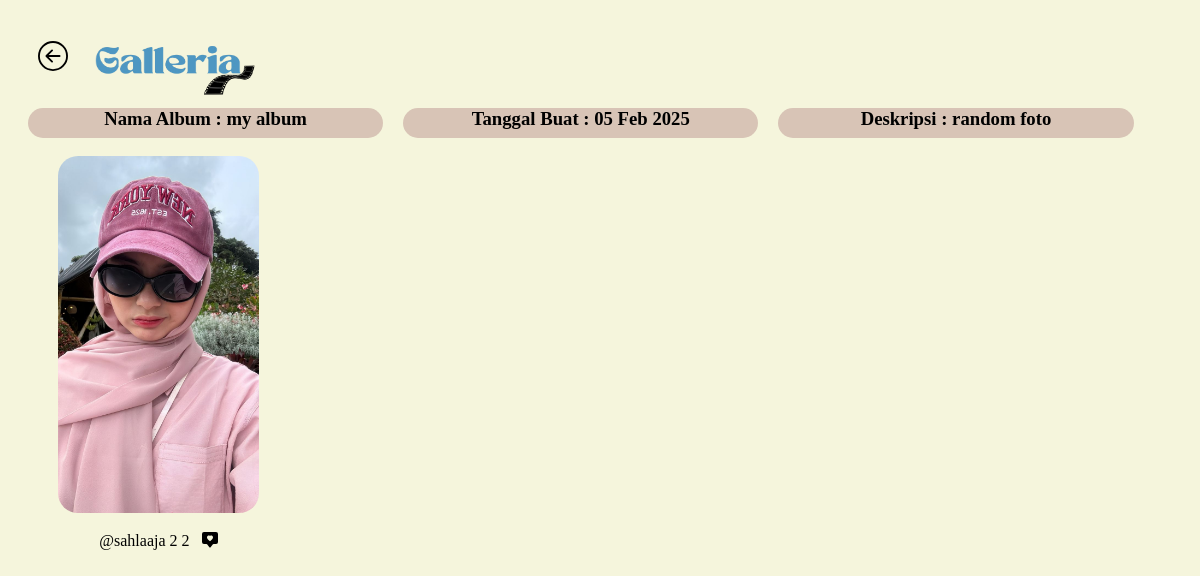
Page /detail_album.php?id=5 (signed in) on the earlier database version.
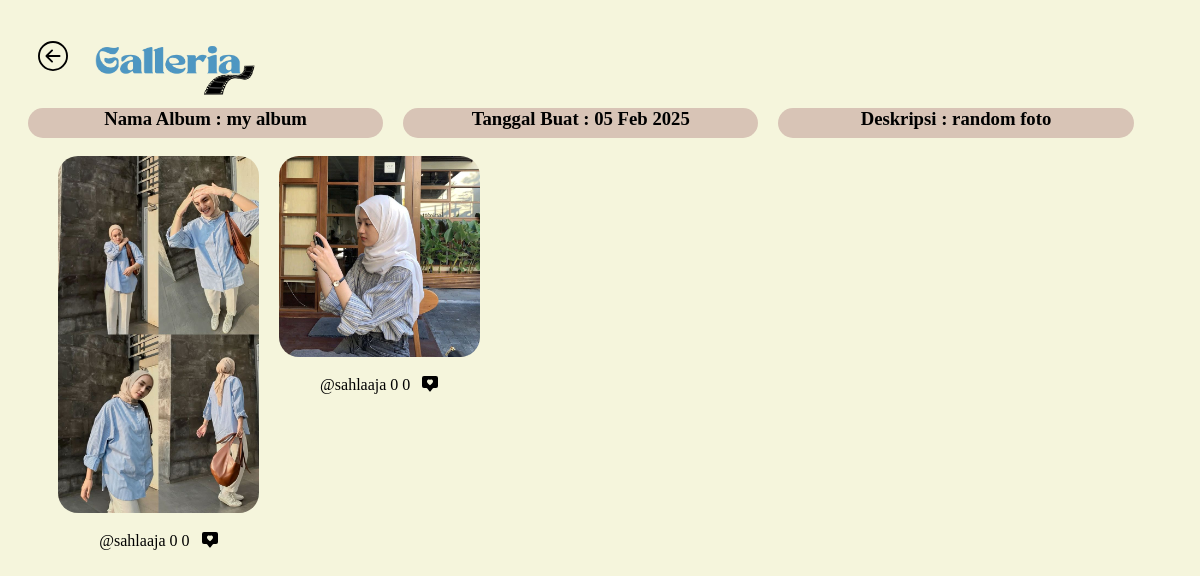
Same page on the later database version.
### tables this page shows
CREATE TABLE `foto` (
  `foto_id` int(11) NOT NULL,
  `judul_foto` varchar(255) NOT NULL,
  `deskripsi` text NOT NULL,
  `tanggal_unggah` date NOT NULL,
  `lokasi_file` varchar(255) NOT NULL,
  `album_id` int(11) NOT NULL,
  `user_id` int(11) NOT NULL
);

CREATE TABLE `user` (
  `user_id` int(11) NOT NULL,
  `role_id` int(11) NOT NULL,
  `username` varchar(255) NOT NULL,
  `password` varchar(255) NOT NULL,
  `email` varchar(255) NOT NULL,
  `name` varchar(255) NOT NULL,
  `alamat` text NOT NULL,
  `foto_profil` varchar(255) NOT NULL,
  `verifikasi` int(11) NOT NULL
);

### detail_album.php (the view, shortened to what this page needs)
<?php
include "connection.php";
$id = $_SESSION['id'];
$album = $_GET['id'];
$data1 = mysqli_query($conn, "SELECT * FROM `album` INNER JOIN `user` ON `album`.`user_id` = `user`.`user_id`
WHERE `album`.`user_id` = $id");
$data2 = mysqli_query($conn, "SELECT * FROM `foto` INNER JOIN `album` ON `foto`.`album_id` = `album`.`album_id`
INNER JOIN `user` ON `foto`.`user_id` = `user`.`user_id`
WHERE `foto`.`user_id` = $id AND `foto`.`album_id` = $album");
$hasil = mysqli_fetch_assoc($data1);
if (!empty($hasil)) {
    $timestamp = strtotime($hasil['tanggal_buat']);
    $tanggal = date("d M Y", $timestamp);
}
?>
<!DOCTYPE html>
<html lang="en">
<head>
    <link rel="stylesheet" href="asset.css">
    <link rel="stylesheet" href="https://unicons.iconscout.com/release/v4.0.8/css/line.css">
</head>
<body>
    <div class="header">
        <a href="album.php" style="margin-left: 20px;"><img src="Asset/img/left.svg" class="left"></a>
        <img src="Asset/img/logo.png" class="logo">
    </div>
    <?php if (!empty($hasil)) {
    ?>
        <div class="container">
            <div class="detail">
                <h3 style="margin-top : 0px;">Nama Album : <?php echo $hasil['nama_album'] ?></h3>
            </div>
            <div class="detail">
                <h3 style="margin-top : 0px;">Tanggal Buat : <?php echo $tanggal ?>
            </div>
            <div class="detail">
                <h3 style="margin-top : 0px;">Deskripsi : <?php echo $hasil['deskripsi'] ?>
            </div>
        </div>
        <br>
        <div class="card-container">
            <?php while ($row = mysqli_fetch_assoc($data2)) :
                $total = $row['foto_id'];
                $query_komentar_count = mysqli_query($conn, "SELECT COUNT(*) AS total_komentar FROM `komentar_foto` WHERE `foto_id` = $total");
                $row_komentar_count = mysqli_fetch_assoc($query_komentar_count);
                $total_komentar = $row_komentar_count['total_komentar'];
                $query_like_count = mysqli_query($conn, "SELECT COUNT(*) AS total_like FROM `like_foto` WHERE `foto_id` = $total");
                $row_like_count = mysqli_fetch_assoc($query_like_count);
                $total_like = $row_like_count['total_like'];
                $query_check = mysqli_query($conn, "SELECT * FROM `like_foto` WHERE `foto_id` = $total AND `user_id` = $id");
            ?>
                <div class="card_box">
                    <div class="card-foto">
                        <img src="Asset/img/<?php echo $row['lokasi_file'] ?>" class="img-fluid" style="max-width: 100%; height:auto; display:block; border-radius:20px;">
                    </div>
                    <center>
                        <table>
                            <tr>
                                <td>
                                    <p>@<?php echo $row['username'] ?></p>
                                </td>
                                <?php if ($is_like = mysqli_num_rows($query_check) > 0) { ?>
                                    <td><span><a href="like.php?id=<?php echo $row['foto_id'] ?>"><img src="Asset/icon/heart.png" width="16px" height="16px"></a></span></td>
                                    <td><?php echo $total_like ?></td>
                                <?php } else { ?>
                                    <td><span><a href="like.php?id=<?php echo $row['foto_id'] ?>"><i class="uil uil-heart" title="Like"></i></a><?php echo $total_like ?></span></td>
                                <?php } ?>
                                <td><span><a href="detail_foto.php?id=<?php echo $row['foto_id'] ?>"><i class="uil uil-comment"></i></a><?php echo $total_komentar ?></span></td>
                                <td><span><a href="delete.php?id=<?php echo $row['foto_id'] ?>" onclick="return confirm('Apakah anda yakin akan menghapus foto ini?')"><i class="uil uil-trash"></i></a></span></td>
                                <td><span><i class="uil uil-import"></i></span></td>
                                <td><img src="Asset/icon/elipsis.svg" width="16px" height="16px" title="Detail like" style="margin-top: 3px; cursor:pointer;" class="openModal" data-id="<?php echo $row['foto_id'] ?>"></td>
                            </tr>
                        </table>
                    </center>
                </div>
            <?php endwhile; ?>
    <?php } else {
    ?>
        <center><span class="badge-info" style=" margin-top:100px;"><i class="uil uil-exclamation-triangle" style="color : black; font-size : 36px;"></i> Anda belum memiliki Album, <a href="tambah_album.php">Buat disini</a> </span></center>
    <?php
    } ?>
    </div>
</body>
</html>

Differences in the rows shown:
removed foto: lokasi_file (picture), user.username "sahlaaja", total_like "2", total_komentar "2"
now on this page (row edited): foto: lokasi_file (picture), user.username "sahlaaja", total_like "0", total_komentar "0"
now on this page (row edited): foto: lokasi_file (picture), user.username "sahlaaja", total_like "0", total_komentar "0"
